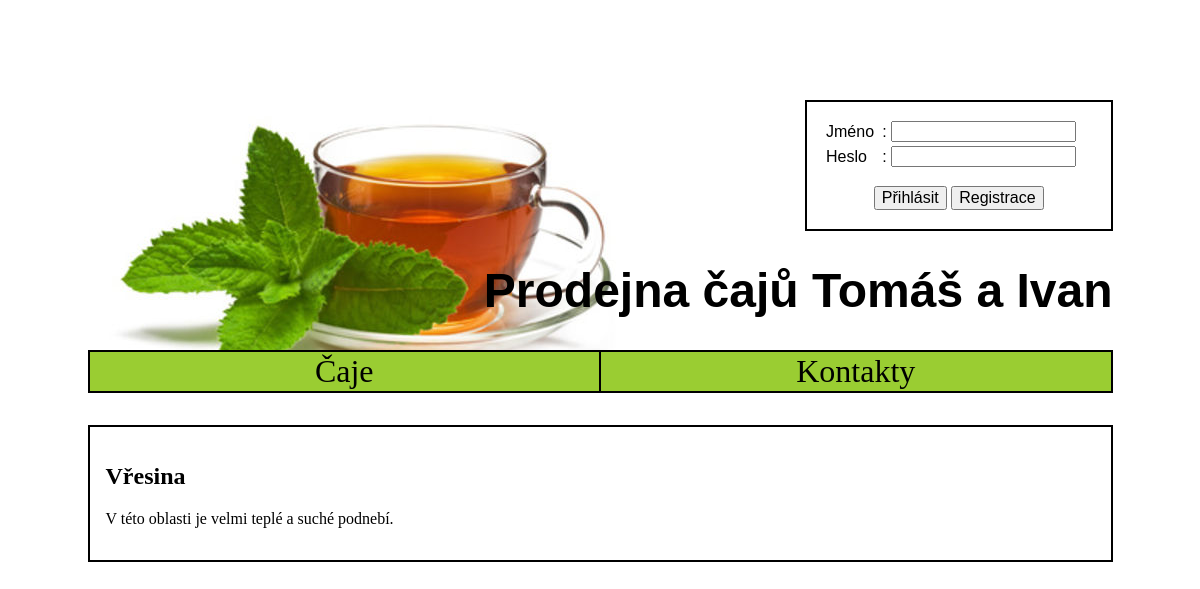
Page /area.php?id=3 on the committed database.
### tables this page shows
create table CajovaOblast(
  pk INT NOT NULL AUTO_INCREMENT,
  nazov VARCHAR(50) NOT NULL,
  popis VARCHAR(500),
  typickyDruh VARCHAR(50),
  charaktCajov VARCHAR(500),
  PRIMARY KEY(pk)
);

### area.php (the view, shortened to what this page needs)
<!DOCTYPE HTML PUBLIC "-//W3C//DTD HTML 4.01 Transitional//EN">
<html>
<head>
<link rel="stylesheet" href="style.css" type="text/css" >
</head>
<body>
    <div id="main">
        <?php include 'header.php' ?>
        <?php include 'menu.php' ?>
        <div id="content">
            <?php
            $areaId = -1;
            if (array_key_exists('id', $_GET))
                $areaId = $_GET['id'];
            $result = $db->query('SELECT * FROM CajovaOblast as co WHERE co.pk=' . $areaId);
            if ($result->num_rows == 1)
            {
                $area = $result->fetch_assoc();
                echo '<h2>' . $area['nazov'] . '</h2>';
                echo '<p>' . $area['popis'] . '</p>';
            }
            else
            {
                echo '<h2>' . 'Neznámý dodavatel' . '</h2>';
            }
            ?>
        </div>
    </div>
</body>
</html>

### style.css (style rules this page uses)
body { text-align: center; }
#main { text-align: left; width: 1025px; margin: auto; background-color: white; }
#content { margin-top: 2em; padding: 1em; border: 2px solid black; }

### rows in the picture
cajovaoblast: nazov "Vřesina", popis "V této oblasti je velmi teplé a suché podnebí."
